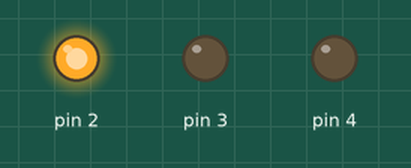
Simulated run of this sketch. Board: Arduino Uno, built with avr-gcc and run on an emulated ATmega328P. Shown: output pins drawn as LEDs (lit = HIGH).

Above: at 4.5 s.
At 8.0 s:
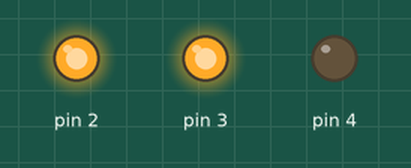
At 14.5 s:
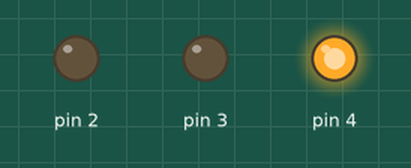
At 23.2 s:
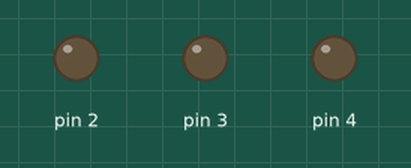
Timing chart, 0 to 30.6 s (numbered marks = the images above):
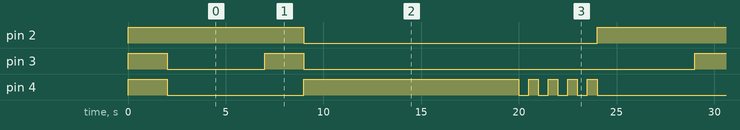

The sketch:

Ampel.ino
```cpp
void setup() {
  // put your setup code here, to run once:
  pinMode(2, OUTPUT);
  pinMode(3, OUTPUT);
  pinMode(4, OUTPUT);

  digitalWrite(2, HIGH);
  digitalWrite(3, HIGH);
  digitalWrite(4, HIGH);

  delay(2000);

  digitalWrite(2, LOW);
  digitalWrite(3, LOW);
  digitalWrite(4, LOW);
}

void loop() {
  // put your main code here, to run repeatedly:
  digitalWrite(2, HIGH);
  delay(5000);
  digitalWrite(3, HIGH);
  delay(2000);
  digitalWrite(2, LOW);
  digitalWrite(3, LOW);
  digitalWrite(4, HIGH);
  delay(10000);

  for (int i = 0; i < 5; i++)
  {
    delay(500);
    digitalWrite(4, HIGH);
    delay(500);
    digitalWrite(4, LOW);
  }
}
```

Measured:
- by itself, pin 2: alternates HIGH for 7.0 s and LOW for 15.0 s
- by itself, pin 3: repeats every 22.0 s: HIGH 2.0 s, LOW 20.0 s
- by itself, pin 4: repeats every 22.0 s: HIGH 11.0 s, 4 × (LOW 0.50 s, HIGH 0.50 s), LOW 7.0 s
